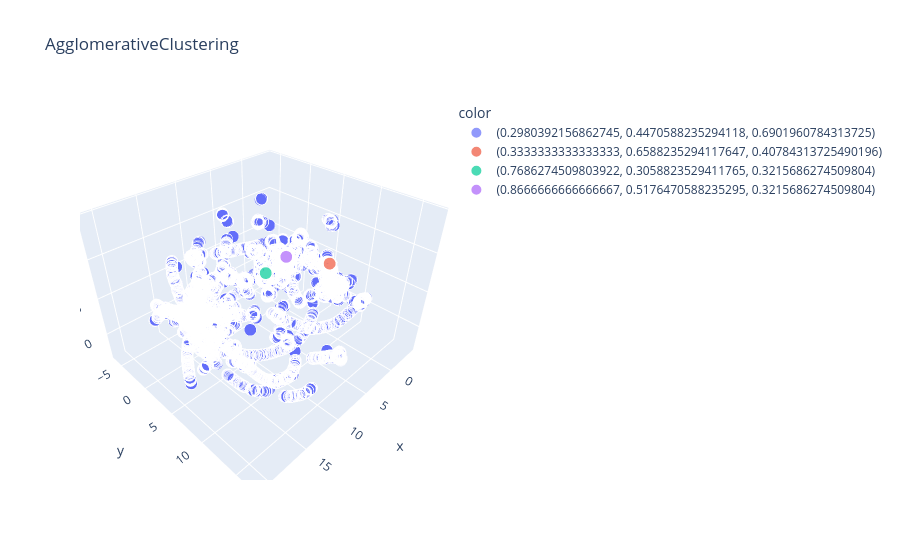

Notebook code cell kept with this figure:
### Markdown cell above
AgglomerativeClustering

{'linkage': 'ward', 'metric': 'euclidean', 'n_clusters': 40} = 0.07  
{'linkage': 'average', 'metric': 'cosine', 'n_clusters': 40} = 0.075
{'linkage': 'average', 'metric': 'cosine', 'n_clusters': 4} = 0.1
{'linkage': 'average', 'metric': 'cosine', 'n_clusters': 6} = 0.09
{'linkage': 'single', 'metric': 'cosine', 'n_clusters': 4} = 0

### Code cell
from sklearn.cluster import AgglomerativeClustering


plot_clusters(X_embedded_pca, AgglomerativeClustering, [], {'linkage': 'single', 'metric': 'cosine', 'n_clusters': 4})

### Figure 1 — Plotly figure (JSON) as saved in the notebook; plotly's stock layout.template omitted (floating-point values rounded to 4 significant figures; data arrays with more than 128 entries replaced by an {"elided": "..."} marker saying what was removed)
{"data": [{"hovertemplate": "color=(0.2980392156862745, 0.4470588235294118, 0.6901960784313725)<br>x=%{x}<br>y=%{y}<br>z=%{z}<br>size=%{marker.size}<extra></extra>", "legendgroup": "(0.2980392156862745, 0.4470588235294118, 0.6901960784313725)", "marker": {"color": "#636efa", "size": {"elided": "20997 int values"}, "sizemode": "area", "sizeref": 0.005, "symbol": "circle"}, "mode": "markers", "name": "(0.2980392156862745, 0.4470588235294118, 0.6901960784313725)", "scene": "scene", "showlegend": true, "type": "scatter3d", "x": {"elided": "20997 float values"}, "y": {"elided": "20997 float values"}, "z": {"elided": "20997 float values"}}, {"hovertemplate": "color=(0.3333333333333333, 0.6588235294117647, 0.40784313725490196)<br>x=%{x}<br>y=%{y}<br>z=%{z}<br>size=%{marker.size}<extra></extra>", "legendgroup": "(0.3333333333333333, 0.6588235294117647, 0.40784313725490196)", "marker": {"color": "#EF553B", "size": [2], "sizemode": "area", "sizeref": 0.005, "symbol": "circle"}, "mode": "markers", "name": "(0.3333333333333333, 0.6588235294117647, 0.40784313725490196)", "scene": "scene", "showlegend": true, "type": "scatter3d", "x": [-1.4], "y": [6.67], "z": [5.411]}, {"hovertemplate": "color=(0.7686274509803922, 0.3058823529411765, 0.3215686274509804)<br>x=%{x}<br>y=%{y}<br>z=%{z}<br>size=%{marker.size}<extra></extra>", "legendgroup": "(0.7686274509803922, 0.3058823529411765, 0.3215686274509804)", "marker": {"color": "#00cc96", "size": [2], "sizemode": "area", "sizeref": 0.005, "symbol": "circle"}, "mode": "markers", "name": "(0.7686274509803922, 0.3058823529411765, 0.3215686274509804)", "scene": "scene", "showlegend": true, "type": "scatter3d", "x": [5.175], "y": [2.39], "z": [5.109]}, {"hovertemplate": "color=(0.8666666666666667, 0.5176470588235295, 0.3215686274509804)<br>x=%{x}<br>y=%{y}<br>z=%{z}<br>size=%{marker.size}<extra></extra>", "legendgroup": "(0.8666666666666667, 0.5176470588235295, 0.3215686274509804)", "marker": {"color": "#ab63fa", "size": [2], "sizemode": "area", "sizeref": 0.005, "symbol": "circle"}, "mode": "markers", "name": "(0.8666666666666667, 0.5176470588235295, 0.3215686274509804)", "scene": "scene", "showlegend": true, "type": "scatter3d", "x": [2.964], "y": [3.566], "z": [6.9]}], "layout": {"legend": {"itemsizing": "constant", "title": {"text": "color"}, "tracegroupgap": 0}, "scene": {"domain": {"x": [0, 1], "y": [0, 1]}, "xaxis": {"title": {"text": "x"}}, "yaxis": {"title": {"text": "y"}}, "zaxis": {"title": {"text": "z"}}}, "title": {"text": "AgglomerativeClustering"}}}
